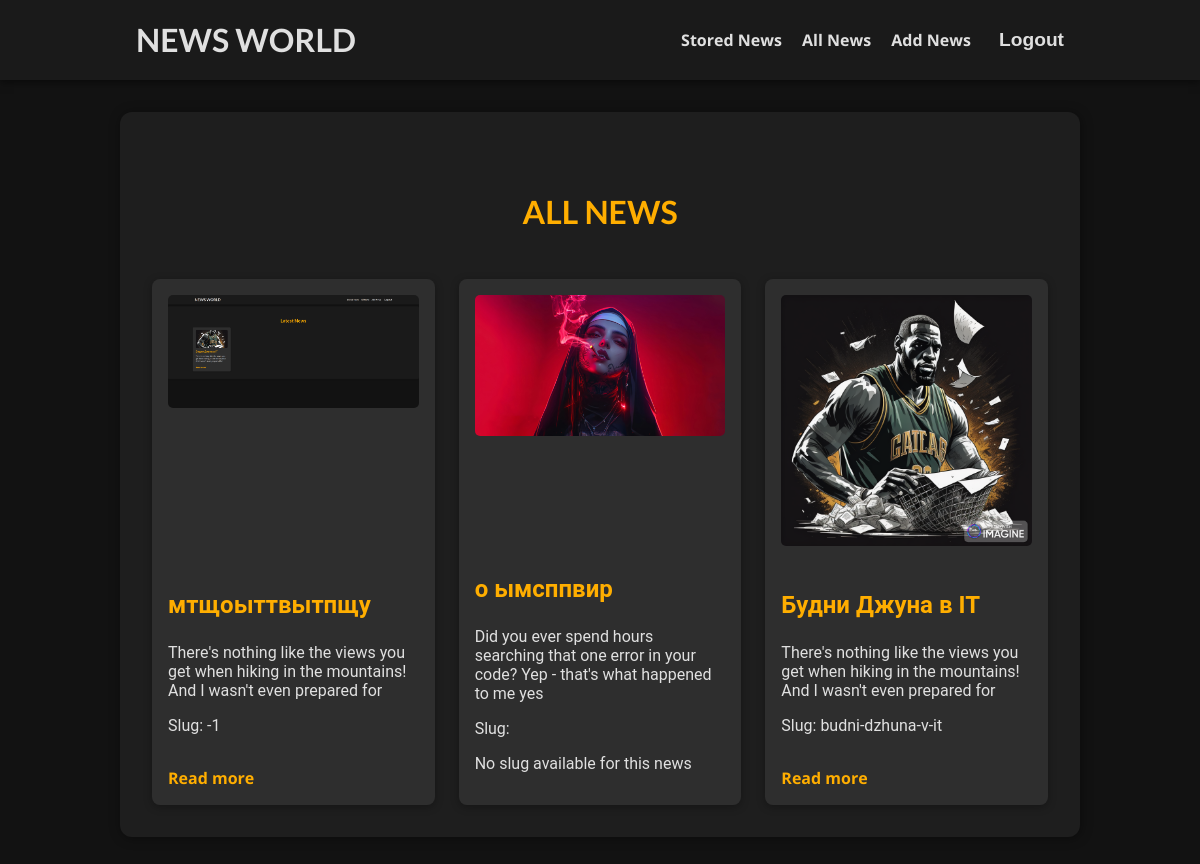
Page /news/ (signed in) on the committed database.
### news/models.py (models this page shows, shortened)
class News(models.Model):
    title = models.CharField(max_length=100)
    excerpt = models.CharField(max_length=100)
    image_name = models.ImageField(upload_to='news', null=True)
    slug = models.SlugField(unique=True, db_index=True, blank=True)
    content = models.TextField(validators=[MinLengthValidator(10)])
    date = models.DateTimeField(auto_now=True)
    author = models.ForeignKey(Author, on_delete=models.SET_NULL, related_name='news', null=True)
    tags = models.ManyToManyField(Tag)

### news/views.py (the view)
# urls.py: path('news/', AllNewsView.as_view(), name='news-page'),
class AllNewsView(LoginRequiredMixin, ListView):
    template_name = 'news/all-news.html'
    model = News
    ordering = '-date'
    context_object_name = 'all_news'

### news/templates/news/all-news.html (shortened to what this page needs)
{% extends 'layout.html' %}
{% load static %}
{% block css_files %}
    <link rel="stylesheet" href="{% static 'news/all-news.css' %}"/>
{% endblock %}
{% block content %}
    <section id="all-news">
        <h2>ALL NEWS</h2>
        <ul>
            {% for news in all_news %}
                <li id="news-{{ news.id }}" class="news-item">
                    <div class="news-image" id="image-{{ news.id }}">
                        {% if news.image_name %}
                            <img src="{{ news.image_name.url }}" alt="{{ news.title }}">
                        {% else %}
                            <p>No image available</p>
                        {% endif %}
                    </div>
                    <div class="news-content" id="content-{{ news.id }}">
                        <h3>{{ news.title }}</h3>
                        <p>{{ news.excerpt|truncatewords:20 }}</p>
                        <p>Slug: {{ news.slug }}</p>
                        {% if news.slug %}
                            <a href="{% url 'news-detail-page' news.slug %}" class="read-more" id="read-more-{{ news.id }}">Read more</a>
                        {% else %}
                            <p>No slug available for this news</p>
                        {% endif %}
                    </div>
                </li>
            {% endfor %}
        </ul>
    </section>
{% endblock %}

### static/app.css (style rules this page uses)
* { box-sizing: border-box; }
html { font-family: 'Open Sans', 'Lato', sans-serif; }
body { margin: 0; }
h1, h2, h3 { font-family: 'Lato', sans-serif; font-weight: bold; }

### news/static/news/all-news.css (style rules this page uses)
body { background-color: #121212; color: #e0e0e0; margin: 0; padding: 0; box-sizing: border-box; }
#all-news { margin: 7rem auto; width: 90%; max-width: 60rem; background-color: #1e1e1e; padding: 2rem; border-radius: 12px; box-shadow: 1px 1px 12px rgba(0, 0, 0, 0.4); }
#all-news h2 { text-align: center; font-size: 2rem; color: #ffae00; margin: 3rem 0; }
ul { list-style: none; margin: 0; padding: 0; display: grid; grid-template-columns: repeat(auto-fill, minmax(17rem, 1fr)); gap: 1.5rem; }
.news-item { background-color: #2e2e2e; padding: 1rem; border-radius: 8px; box-shadow: 0 2px 8px rgba(0, 0, 0, 0.3); display: flex; flex-direction: column; justify-content: space-between; height: 100%; }
.news-item h3 { color: #ffae00; font-family: 'Roboto', sans-serif; font-size: 1.4rem; }
.news-item p { color: #e0e0e0; font-family: 'Roboto', sans-serif; font-size: 1rem; }
.news-item .read-more { margin-top: 1rem; display: inline-block; text-decoration: none; color: #ffae00; font-weight: bold; }
.news-image img { width: 100%; height: auto; border-radius: 5px; }
.news-content { margin-top: 1rem; }
.news-content h3 { font-size: 1.5rem; }
.news-content p { font-size: 1rem; }

### rows in the picture
News: image_name (picture), title "мтщоыттвытпщу", excerpt "There's nothing like the views you get when hiking in the mountains! And I wasn't even prepared for", slug "-1"
News: image_name (picture), title "о ымсппвир", excerpt "Did you ever spend hours searching that one error in your code? Yep - that's what happened to me yes", slug "No slug available for this news"
News: image_name (picture), title "Будни Джуна в IT", excerpt "There's nothing like the views you get when hiking in the mountains! And I wasn't even prepared for", slug "budni-dzhuna-v-it"
